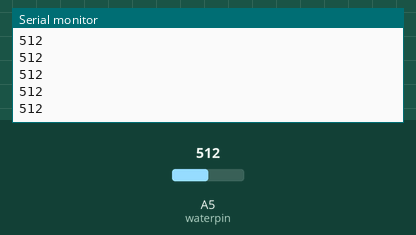
This sketch was run on a simulated Arduino Uno, built with avr-gcc and run on an emulated ATmega328P. Shown: the last lines printed to the serial monitor. The inputs (shaded band) are chosen by the test bench; at power-on: A5 (waterpin) = 512.

Above: at 1.2 s.
1.3 s: A5 (waterpin) set to 716
At 1.31 s:
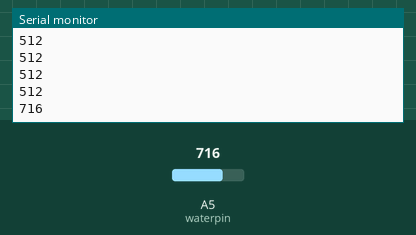
2.8 s: A5 (waterpin) set to 900
At 2.81 s:
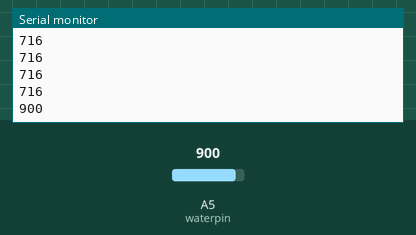
Timing chart, 0 to 5.8 s (numbered marks = the images above; inputs shaded):
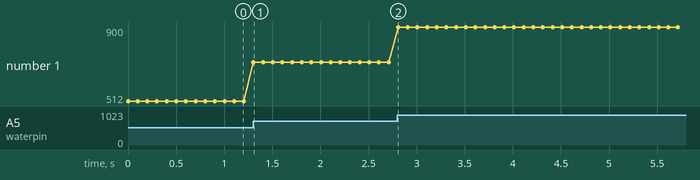

Measured:
- after the input at 1.3 s, the serial monitor: prints a new line at once (image 1)
- after the input at 2.8 s, the serial monitor: prints a new line at once (image 2)
- plotted number 1: 512 → 716 after the input at 1.3 s, 716 → 900 after the input at 2.8 s

The sketch:

lesson_11.1.ino
```cpp
/*
  keyestudio smart RV
  lesson 11.1
  water sensor
  http://www.keyestudio.com
*/
#define waterpin A5 //water sensor pin to A5
volatile int water = 0;

void setup() {
  Serial.begin(9600);

}

void loop () {
  water = analogRead(waterpin);  //read the analog value of water sensor
  Serial.println(water);
  delay(100);
}
```
